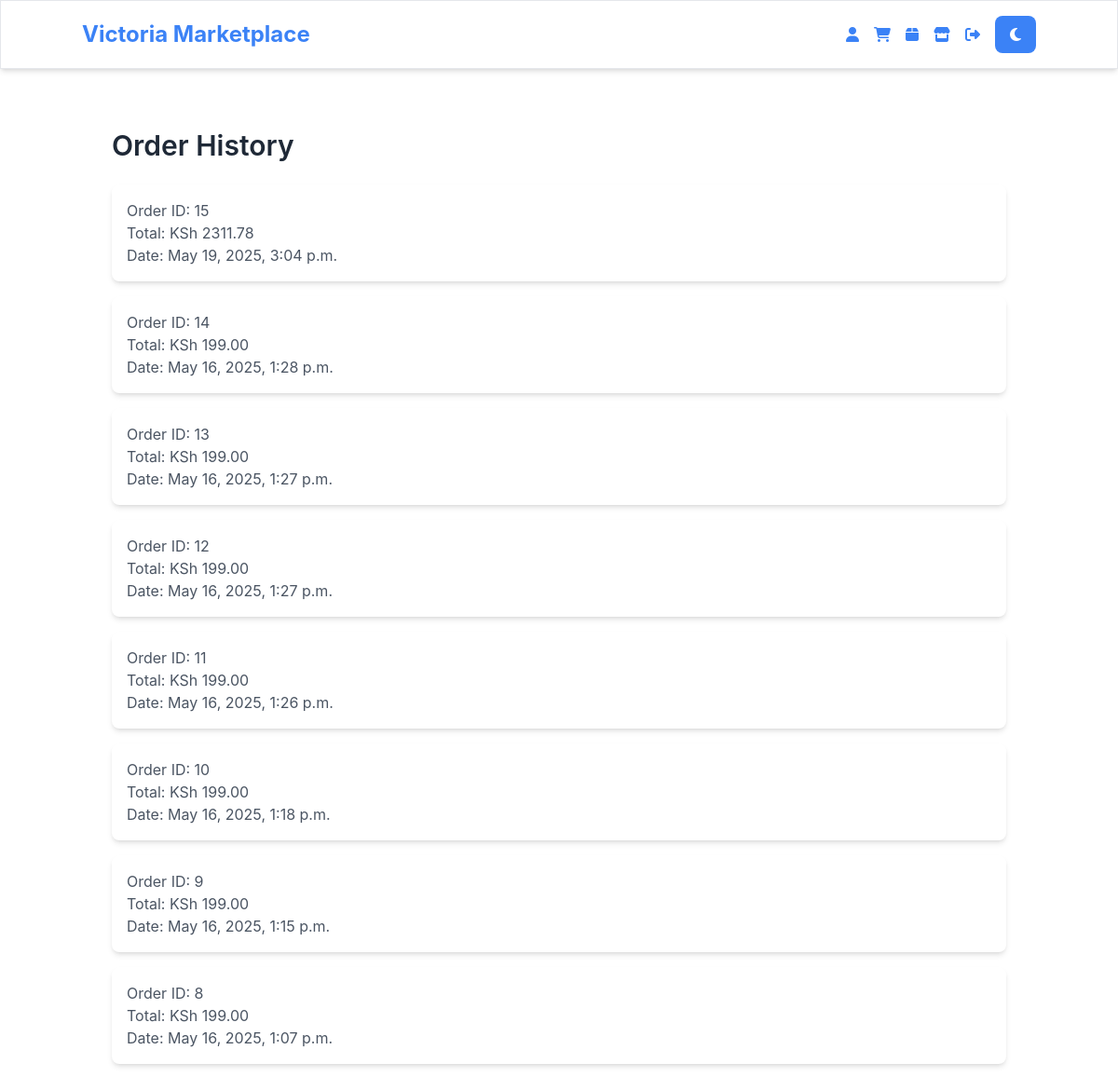
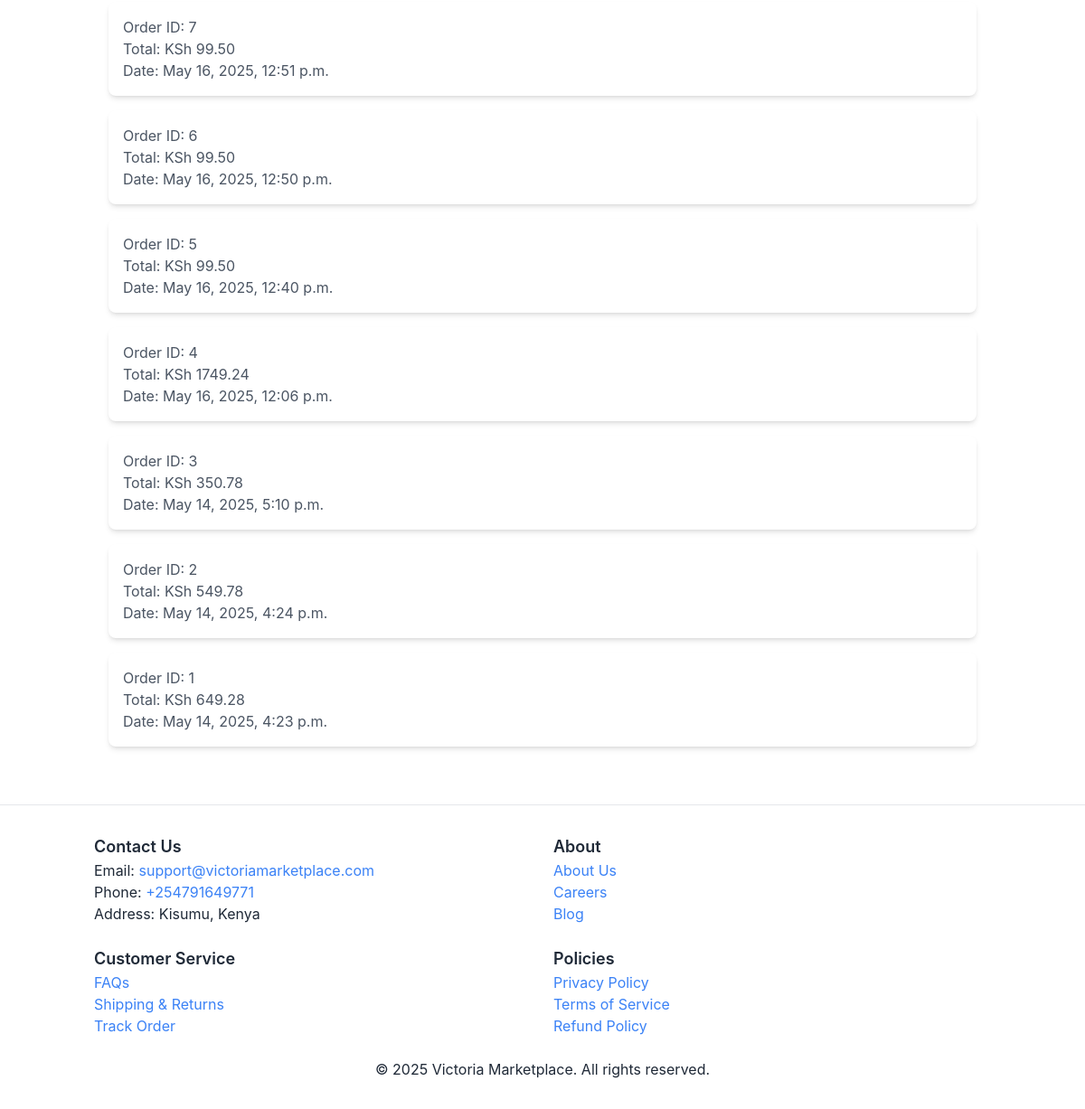
The page /orders/ (signed in) on the database its author committed (2 pictures, top to bottom).
### marketplace/models.py (models this page shows, shortened)
class Order(models.Model):
    STATUS_CHOICES = [
        ('Pending', 'Pending'),
        ('Completed', 'Completed'),
        ('Failed', 'Failed'),
    ]
    user = models.ForeignKey(settings.AUTH_USER_MODEL, on_delete=models.CASCADE, related_name='orders')
    cart_items = models.ManyToManyField(CartItem)
    status = models.CharField(max_length=50, choices=STATUS_CHOICES, default='Pending')
    created_at = models.DateTimeField(auto_now_add=True)
    total_price = models.DecimalField(max_digits=10, decimal_places=2, null=True)

### marketplace/views.py (the view)
# urls.py: path('orders/', views.order_history, name='orders'),
@login_required
def order_history(request):
    orders = Order.objects.filter(user=request.user).order_by('-created_at')
    return render(request, 'marketplace/order_history.html', {
        'orders': orders,
    })

### templates/marketplace/order_history.html
{% extends 'base.html' %}
{% block content %}
    <div class="container mx-auto px-4 py-8">
        <h1 class="text-3xl font-semibold text-gray-800 mb-6">Order History</h1>
        {% if orders %}
            <div class="space-y-4">
                {% for order in orders %}
                    <div class="bg-white rounded-lg shadow-md p-4">
                        <p class="text-gray-600">Order ID: {{ order.id }}</p>
                        <p class="text-gray-600">Total: KSh {{ order.total_price }}</p>
                        <p class="text-gray-600">Date: {{ order.created_at }}</p>
                    </div>
                {% endfor %}
            </div>
        {% else %}
            <p class="text-gray-500 text-lg">You have no orders yet.</p>
            <a href="{% url 'marketplace:home' %}" class="text-blue-600 hover:underline">Start Shopping</a>
        {% endif %}
    </div>
{% endblock %}

### templates/base.html (style rules this page uses)
:root { --bg-color: #ffffff; --text-color: #1f2937; --card-bg: #ffffff; --button-bg: #3b82f6; --button-hover: #2563eb; --button-text: #ffffff; --nav-bg: #ffffff; --nav-text: #1f2937; --link-hover: #3b82f6; --border-color: #e5e7eb; --placeholder-bg: #e5e7eb; --placeholder-text: #6b7280; }
body { background-color: var(--bg-color); color: var(--text-color); transition: background-color 0.3s ease, color 0.3s ease; margin: 0; font-family: -apple-system, BlinkMacSystemFont, 'Segoe UI', Roboto, Oxygen, Ubuntu, sans-serif; display: flex; flex-direction: column; min-height: 100vh; }

### rows shown on the page
Order: id "15", total_price "2311.78", created_at "May 19, 2025, 3:04 p.m."
Order: id "14", total_price "199.00", created_at "May 16, 2025, 1:28 p.m."
Order: id "13", total_price "199.00", created_at "May 16, 2025, 1:27 p.m."
Order: id "12", total_price "199.00", created_at "May 16, 2025, 1:27 p.m."
Order: id "11", total_price "199.00", created_at "May 16, 2025, 1:26 p.m."
Order: id "10", total_price "199.00", created_at "May 16, 2025, 1:18 p.m."
Order: id "9", total_price "199.00", created_at "May 16, 2025, 1:15 p.m."
Order: id "8", total_price "199.00", created_at "May 16, 2025, 1:07 p.m."
Order: id "7", total_price "99.50", created_at "May 16, 2025, 12:51 p.m."
Order: id "6", total_price "99.50", created_at "May 16, 2025, 12:50 p.m."
Order: id "5", total_price "99.50", created_at "May 16, 2025, 12:40 p.m."
Order: id "4", total_price "1749.24", created_at "May 16, 2025, 12:06 p.m."
Order: id "3", total_price "350.78", created_at "May 14, 2025, 5:10 p.m."
Order: id "2", total_price "549.78", created_at "May 14, 2025, 4:24 p.m."
Order: id "1", total_price "649.28", created_at "May 14, 2025, 4:23 p.m."
